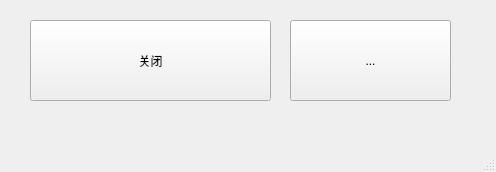
<?xml version="1.0" encoding="UTF-8"?>
<ui version="4.0">
 <class>MyUI</class>
 <widget class="QMainWindow" name="MyUI">
  <property name="geometry">
   <rect>
    <x>0</x>
    <y>0</y>
    <width>496</width>
    <height>172</height>
   </rect>
  </property>
  <property name="windowTitle">
   <string>MyFirstUi</string>
  </property>
  <widget class="QWidget" name="centralwidget">
   <widget class="QPushButton" name="pushButton">
    <property name="geometry">
     <rect>
      <x>30</x>
      <y>20</y>
      <width>241</width>
      <height>81</height>
     </rect>
    </property>
    <property name="text">
     <string>关闭</string>
    </property>
   </widget>
   <widget class="QToolButton" name="toolButton">
    <property name="geometry">
     <rect>
      <x>290</x>
      <y>20</y>
      <width>161</width>
      <height>81</height>
     </rect>
    </property>
    <property name="text">
     <string>...</string>
    </property>
   </widget>
  </widget>
  <widget class="QMenuBar" name="menubar">
   <property name="geometry">
    <rect>
     <x>0</x>
     <y>0</y>
     <width>496</width>
     <height>23</height>
    </rect>
   </property>
  </widget>
  <widget class="QStatusBar" name="statusbar"/>
 </widget>
 <resources/>
 <connections>
  <connection>
   <sender>pushButton</sender>
   <signal>clicked()</signal>
   <receiver>MyUI</receiver>
   <slot>close()</slot>
   <hints>
    <hint type="sourcelabel">
     <x>350</x>
     <y>263</y>
    </hint>
    <hint type="destinationlabel">
     <x>399</x>
     <y>299</y>
    </hint>
   </hints>
  </connection>
 </connections>
</ui>
